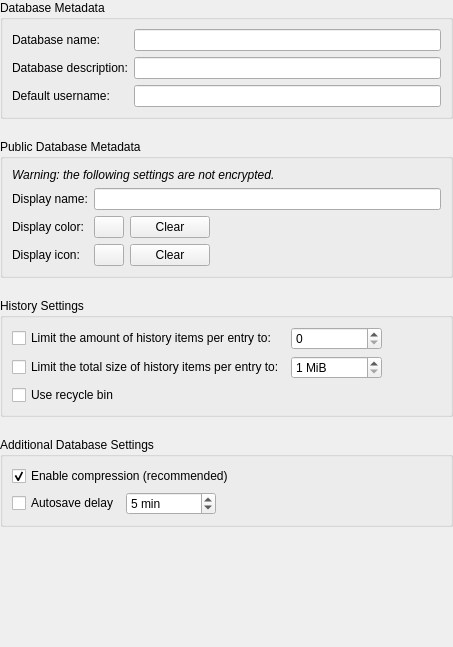
<?xml version="1.0" encoding="UTF-8"?>
<ui version="4.0">
 <class>DatabaseSettingsWidgetGeneral</class>
 <widget class="QWidget" name="DatabaseSettingsWidgetGeneral">
  <property name="geometry">
   <rect>
    <x>0</x>
    <y>0</y>
    <width>453</width>
    <height>647</height>
   </rect>
  </property>
  <property name="sizePolicy">
   <sizepolicy hsizetype="MinimumExpanding" vsizetype="Preferred">
    <horstretch>0</horstretch>
    <verstretch>0</verstretch>
   </sizepolicy>
  </property>
  <property name="minimumSize">
   <size>
    <width>450</width>
    <height>0</height>
   </size>
  </property>
  <layout class="QVBoxLayout" name="verticalLayout">
   <property name="spacing">
    <number>20</number>
   </property>
   <property name="leftMargin">
    <number>0</number>
   </property>
   <property name="topMargin">
    <number>0</number>
   </property>
   <property name="rightMargin">
    <number>0</number>
   </property>
   <property name="bottomMargin">
    <number>0</number>
   </property>
   <item>
    <widget class="QGroupBox" name="groupBox">
     <property name="title">
      <string>Database Metadata</string>
     </property>
     <layout class="QFormLayout" name="formLayout">
      <item row="0" column="0">
       <widget class="QLabel" name="dbNameLabel">
        <property name="text">
         <string>Database name:</string>
        </property>
       </widget>
      </item>
      <item row="0" column="1">
       <widget class="VaultLineEdit" name="dbNameEdit">
        <property name="accessibleName">
         <string>Database name field</string>
        </property>
       </widget>
      </item>
      <item row="1" column="0">
       <widget class="QLabel" name="dbDescriptionLabel">
        <property name="text">
         <string>Database description:</string>
        </property>
       </widget>
      </item>
      <item row="1" column="1">
       <widget class="VaultLineEdit" name="dbDescriptionEdit">
        <property name="accessibleName">
         <string>Database description field</string>
        </property>
       </widget>
      </item>
      <item row="2" column="0">
       <widget class="QLabel" name="defaultUsernameLabel">
        <property name="text">
         <string>Default username:</string>
        </property>
       </widget>
      </item>
      <item row="2" column="1">
       <widget class="VaultLineEdit" name="defaultUsernameEdit">
        <property name="enabled">
         <bool>true</bool>
        </property>
        <property name="accessibleName">
         <string>Default username field</string>
        </property>
       </widget>
      </item>
     </layout>
    </widget>
   </item>
   <item>
    <widget class="QGroupBox" name="groupBox_4">
     <property name="title">
      <string>Public Database Metadata</string>
     </property>
     <layout class="QVBoxLayout" name="verticalLayout_3">
      <item>
       <widget class="QLabel" name="warningLabel">
        <property name="font">
         <font>
          <italic>true</italic>
         </font>
        </property>
        <property name="text">
         <string>Warning: the following settings are not encrypted.</string>
        </property>
       </widget>
      </item>
      <item>
       <layout class="QFormLayout" name="formLayout_2">
        <property name="topMargin">
         <number>0</number>
        </property>
        <item row="0" column="0">
         <widget class="QLabel" name="dbPublicSummaryLabel">
          <property name="text">
           <string>Display name:</string>
          </property>
         </widget>
        </item>
        <item row="0" column="1">
         <widget class="VaultLineEdit" name="dbPublicName">
          <property name="toolTip">
           <string>Publicly visible display name used on the unlock dialog</string>
          </property>
          <property name="accessibleName">
           <string>Database public display name</string>
          </property>
         </widget>
        </item>
        <item row="1" column="0">
         <widget class="QLabel" name="dbPublicColorLabel">
          <property name="text">
           <string>Display color:</string>
          </property>
         </widget>
        </item>
        <item row="1" column="1">
         <layout class="QHBoxLayout" name="horizontalLayout_3">
          <item>
           <widget class="VaultButton" name="dbPublicColorButton">
            <property name="maximumSize">
             <size>
              <width>30</width>
              <height>30</height>
             </size>
            </property>
            <property name="toolTip">
             <string>Publicly visible color used on the unlock dialog</string>
            </property>
            <property name="accessibleName">
             <string>Database public display color chooser</string>
            </property>
            <property name="text">
             <string/>
            </property>
           </widget>
          </item>
          <item>
           <widget class="VaultButton" name="dbPublicColorClearButton">
            <property name="text">
             <string>Clear</string>
            </property>
           </widget>
          </item>
          <item>
           <spacer name="horizontalSpacer_3">
            <property name="orientation">
             <enum>Qt::Horizontal</enum>
            </property>
            <property name="sizeHint" stdset="0">
             <size>
              <width>40</width>
              <height>20</height>
             </size>
            </property>
           </spacer>
          </item>
         </layout>
        </item>
        <item row="2" column="0">
         <widget class="QLabel" name="dbPublicIconLabel">
          <property name="text">
           <string>Display icon:</string>
          </property>
         </widget>
        </item>
        <item row="2" column="1">
         <layout class="QHBoxLayout" name="horizontalLayout_4">
          <item>
           <widget class="VaultButton" name="dbPublicIconButton">
            <property name="maximumSize">
             <size>
              <width>30</width>
              <height>30</height>
             </size>
            </property>
            <property name="text">
             <string/>
            </property>
            <property name="iconSize">
             <size>
              <width>30</width>
              <height>30</height>
             </size>
            </property>
           </widget>
          </item>
          <item>
           <widget class="VaultButton" name="dbPublicIconClearButton">
            <property name="text">
             <string>Clear</string>
            </property>
           </widget>
          </item>
          <item>
           <spacer name="horizontalSpacer_4">
            <property name="orientation">
             <enum>Qt::Horizontal</enum>
            </property>
            <property name="sizeHint" stdset="0">
             <size>
              <width>40</width>
              <height>20</height>
             </size>
            </property>
           </spacer>
          </item>
         </layout>
        </item>
       </layout>
      </item>
     </layout>
    </widget>
   </item>
   <item>
    <widget class="QGroupBox" name="groupBox_2">
     <property name="title">
      <string>History Settings</string>
     </property>
     <layout class="QHBoxLayout" name="horizontalLayout">
      <item>
       <layout class="QGridLayout" name="gridLayout">
        <item row="0" column="0">
         <widget class="VaultCheckBox" name="historyMaxItemsCheckBox">
          <property name="toolTip">
           <string>When saving this setting or editing an entry
the oldest history items of an entry will be
removed such that only the specified amount
of entries remain at most.</string>
          </property>
          <property name="text">
           <string>Limit the amount of history items per entry to:</string>
          </property>
         </widget>
        </item>
        <item row="2" column="0">
         <widget class="VaultCheckBox" name="recycleBinEnabledCheckBox">
          <property name="toolTip">
           <string>Move entries to a recycle bin group
instead of deleting them from the database.
Entries deleted from the recycle bin are
removed from the database.</string>
          </property>
          <property name="text">
           <string>Use recycle bin</string>
          </property>
         </widget>
        </item>
        <item row="1" column="0">
         <widget class="VaultCheckBox" name="historyMaxSizeCheckBox">
          <property name="toolTip">
           <string>When saving this setting or editing an entry
the oldest history items of an entry will be
removed such that the remaining history items
add up to the specified amount at most.</string>
          </property>
          <property name="text">
           <string>Limit the total size of history items per entry to:</string>
          </property>
         </widget>
        </item>
        <item row="1" column="1">
         <widget class="QSpinBox" name="historyMaxSizeSpinBox">
          <property name="toolTip">
           <string>Maximum size of history per entry</string>
          </property>
          <property name="accessibleName">
           <string>Maximum size of history per entry</string>
          </property>
          <property name="suffix">
           <string> MiB</string>
          </property>
          <property name="minimum">
           <number>1</number>
          </property>
          <property name="maximum">
           <number>2000000000</number>
          </property>
         </widget>
        </item>
        <item row="0" column="1">
         <widget class="QSpinBox" name="historyMaxItemsSpinBox">
          <property name="toolTip">
           <string>Maximum number of history items per entry</string>
          </property>
          <property name="accessibleName">
           <string>Maximum number of history items per entry</string>
          </property>
          <property name="maximum">
           <number>2000000000</number>
          </property>
         </widget>
        </item>
       </layout>
      </item>
      <item>
       <spacer name="horizontalSpacer">
        <property name="orientation">
         <enum>Qt::Horizontal</enum>
        </property>
        <property name="sizeHint" stdset="0">
         <size>
          <width>40</width>
          <height>20</height>
         </size>
        </property>
       </spacer>
      </item>
     </layout>
    </widget>
   </item>
   <item>
    <widget class="QGroupBox" name="groupBox_3">
     <property name="title">
      <string>Additional Database Settings</string>
     </property>
     <layout class="QVBoxLayout" name="verticalLayout_2">
      <item>
       <widget class="VaultCheckBox" name="compressionCheckbox">
        <property name="text">
         <string>Enable compression (recommended)</string>
        </property>
        <property name="checked">
         <bool>true</bool>
        </property>
       </widget>
      </item>
      <item>
       <layout class="QHBoxLayout" name="horizontalLayout_2">
        <item>
         <widget class="VaultCheckBox" name="autosaveDelayCheckBox">
          <property name="toolTip">
           <string>Autosave delay since last change</string>
          </property>
          <property name="accessibleName">
           <string>Autosave delay since last change checkbox</string>
          </property>
          <property name="text">
           <string>Autosave delay</string>
          </property>
         </widget>
        </item>
        <item>
         <widget class="QSpinBox" name="autosaveDelaySpinBox">
          <property name="toolTip">
           <string>Autosave delay since last change in minutes</string>
          </property>
          <property name="accessibleName">
           <string>Autosave delay since last change in minutes</string>
          </property>
          <property name="suffix">
           <string> min</string>
          </property>
          <property name="minimum">
           <number>0</number>
          </property>
          <property name="maximum">
           <number>420000000</number>
          </property>
          <property name="value">
           <number>5</number>
          </property>
         </widget>
        </item>
        <item>
         <spacer name="horizontalSpacer_2">
          <property name="orientation">
           <enum>Qt::Horizontal</enum>
          </property>
          <property name="sizeHint" stdset="0">
           <size>
            <width>40</width>
            <height>20</height>
           </size>
          </property>
         </spacer>
        </item>
       </layout>
      </item>
     </layout>
    </widget>
   </item>
   <item>
    <spacer name="verticalSpacer">
     <property name="orientation">
      <enum>Qt::Vertical</enum>
     </property>
     <property name="sizeHint" stdset="0">
      <size>
       <width>20</width>
       <height>40</height>
      </size>
     </property>
    </spacer>
   </item>
  </layout>
 </widget>
 <customwidgets>
 <customwidget>
  <class>VaultButton</class>
  <extends>QPushButton</extends>
  <header>gui/vault/VaultControls.h</header>
 </customwidget>
 <customwidget>
  <class>VaultCheckBox</class>
  <extends>QCheckBox</extends>
  <header>gui/vault/VaultControls.h</header>
 </customwidget>
 <customwidget>
  <class>VaultLineEdit</class>
  <extends>QLineEdit</extends>
  <header>gui/vault/VaultControls.h</header>
 </customwidget>
 </customwidgets>
 <resources/>
 <connections/>
</ui>
